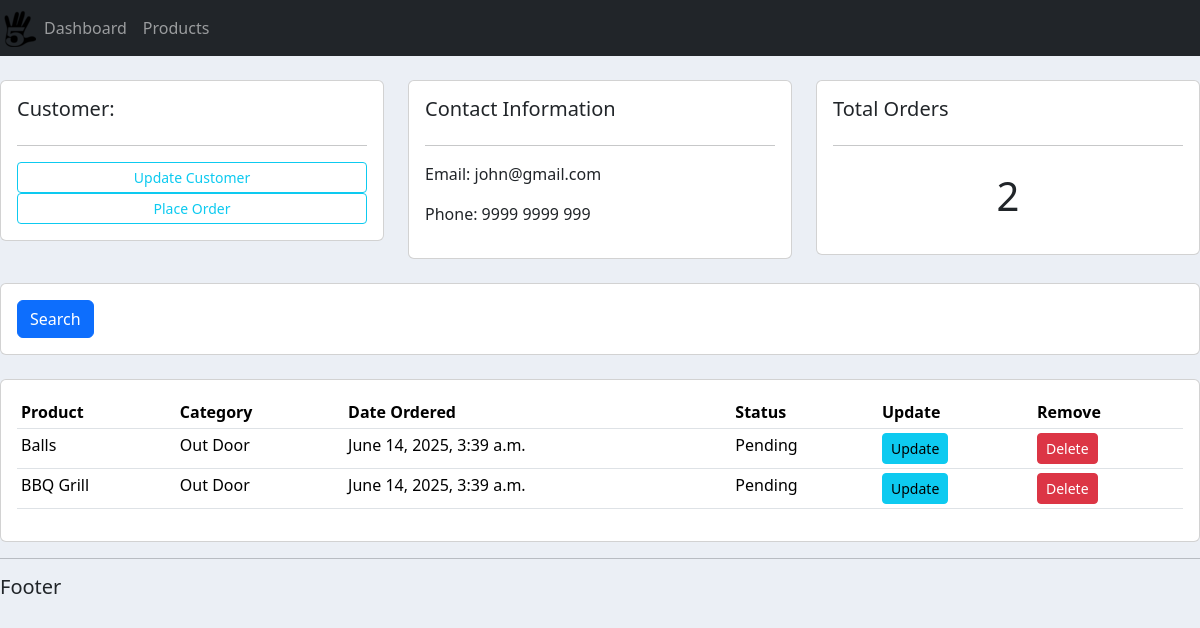
Before: /customer/1/ with the older database file.
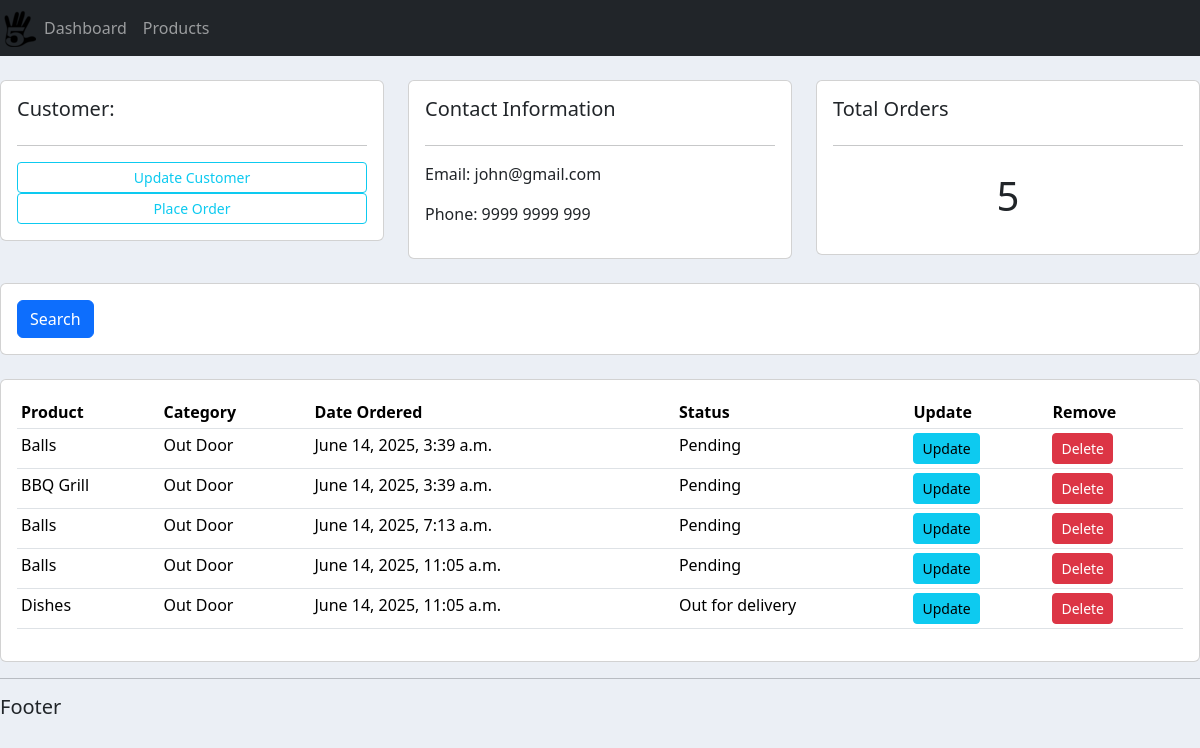
After: the same page with the newer database file.
### accounts/models.py (models this page shows, shortened)
class Customer(models.Model):
    name = models.CharField(max_length=200, null=True)
    phone = models.CharField(max_length=200, null=True)
    email = models.CharField(max_length=200, null=True)
    date_created = models.DateTimeField(auto_now_add=True, null=True)

class Order(models.Model):
    STATUS = (
        ('Pending', 'Pending'),
        ('Out for delivery', 'Out for delivery'),
        ('Delivered', 'Delivered'),
    )
    customer = models.ForeignKey(Customer, null=True, on_delete= models.SET_NULL)
    product = models.ForeignKey(Product, null=True, on_delete= models.SET_NULL)
    date_created = models.DateTimeField(auto_now_add=True, null=True)
    status = models.CharField(max_length=200, null=True, choices=STATUS)

class Product(models.Model):
    CATEGORY = (
        ('Indoor', 'Indoor'),
        ('Out Door', 'Out Door'),
    )
    name = models.CharField(max_length=200, null=True)
    price = models.FloatField(null=True)
    category = models.CharField(max_length=200, null=True, choices=CATEGORY)
    description = models.CharField(max_length=200, null=True, blank=True)
    date_created = models.DateTimeField(auto_now_add=True, null=True)
    tags = models.ManyToManyField(Tag)
    def __str__(self):
        return self.name

### accounts/views.py (the view)
# urls.py: path('customer/<str:pk_test>/', views.customers, name="customer"),
def customers(request, pk_test):
    customer = Customer.objects.get(id=pk_test)
    orders = customer.order_set.all()
    order_count = orders.count()
    context = {'customer': customer, 'orders': orders, 'order_count': order_count}
    return render(request, 'accounts/customer.html', context)

### accounts/templates/accounts/customer.html
{% extends 'accounts/main.html'%}
{% block content %}
    <br>
    <div class="row">
        <div class="col-md">
            <div class="card card-body">
                <h5>Customer:</h5>
                <hr>
                <a href="" class="btn btn-outline-info btn-sm btn-block">
                    Update Customer
                </a>
                <a href="{% url 'create_order' customer.id %}" class="btn btn-outline-info btn-sm btn-block">
                    Place Order
                </a>
            </div>
        </div>
        <div class="col-md">
            <div class="card card-body">
                <h5>Contact Information</h5>
                <hr>
                <p>Email: {{customer.email}} </p>
                <p>Phone: {{customer.phone}}</p>
            </div>
        </div>
        <div class="col-md">
            <div class="card card-body">
                <h5>Total Orders</h5>
                <hr>
                <h1 style="text-align: center; padding: 10px">{{order_count}}</h1>
            </div>
        </div>
    </div>
    <br>
    <div class="row">
        <div class="col">
            <div class="card card-body">
                <form method="get">
                    <button class="btn btn-primary" type="submit">Search</button>
                </form>
            </div>
        </div>
    </div>
    <br>
    <div class="row">
        <div class="col-md">
            <div class="card card-body">
                <table class="table table-sm">
                    <tr>
                        <th>Product</th>
                        <th>Category</th>
                        <th>Date Ordered</th>
                        <th>Status</th>
                        <th>Update</th>
                        <th>Remove</th>
                    </tr>
                    {% for order in orders %}
                    <tr>
                        <td>{{order.product}}</td>
                        <td>{{order.product.category}}</td>
                        <td>{{order.date_created}}</td>
                        <td>{{order.status}}</td>
                        <td><a href="{% url 'update_order' order.id %}" class="btn btn-sm btn-info">Update</a></td>
                        <td><a href="{% url 'delete_order' order.id %}" class="btn btn-sm btn-danger">Delete</a></td>
                    </tr>
                    {% endfor %}
                </table>
            </div>
        </div>
    </div>
{% endblock %}

### accounts/templates/accounts/main.html (shortened to what this page needs)
{% load static %}
<!DOCTYPE html>
<html lang="en">
<head>
    <link rel="stylesheet" href="https://cdn.jsdelivr.net/npm/bootstrap@5.3.3/dist/css/bootstrap.min.css">
    <link rel="stylesheet" type="text/css" href="{% static '/css/main.css' %}">
</head>
<body>
    {% include 'accounts/navbar.html' %}
    {% block content %}
    {% endblock %}
    <hr>
    <h5>Footer</h5>
</body>
</html>

### accounts/templates/accounts/navbar.html (shortened to what this page needs)
{% load static %}
<nav class="navbar navbar-expand-lg navbar-dark bg-dark">
  <img src="{% static 'images/logo.png' %}" style="width: 3vw; min-width: 3px;" >
  <div class="collapse navbar-collapse" id="navbarSupportedContent">
    <ul class="navbar-nav mr-auto">
      <li class="nav-item active">
        <a href="{% url 'home' %}" class="nav-link">Dashboard</a>
      </li>
      <li class="nav-item">
        <a href="{% url 'products' %}" class="nav-link">Products</a>
      </li>
    </ul>
  </div>
</nav>

### static/css/main.css (style rules this page uses)
body { background-color: #ebeff5; }

Changed rows visible on the page:
added Order: product "Balls", product.category "Out Door", date_created "June 14, 2025, 7:13 a.m.", status "Pending"
added Order: product "Balls", product.category "Out Door", date_created "June 14, 2025, 11:05 a.m.", status "Pending"
added Order: product "Dishes", product.category "Out Door", date_created "June 14, 2025, 11:05 a.m.", status "Out for delivery"
Other visible differences:
{{ order_count }}: "2" → "5"
